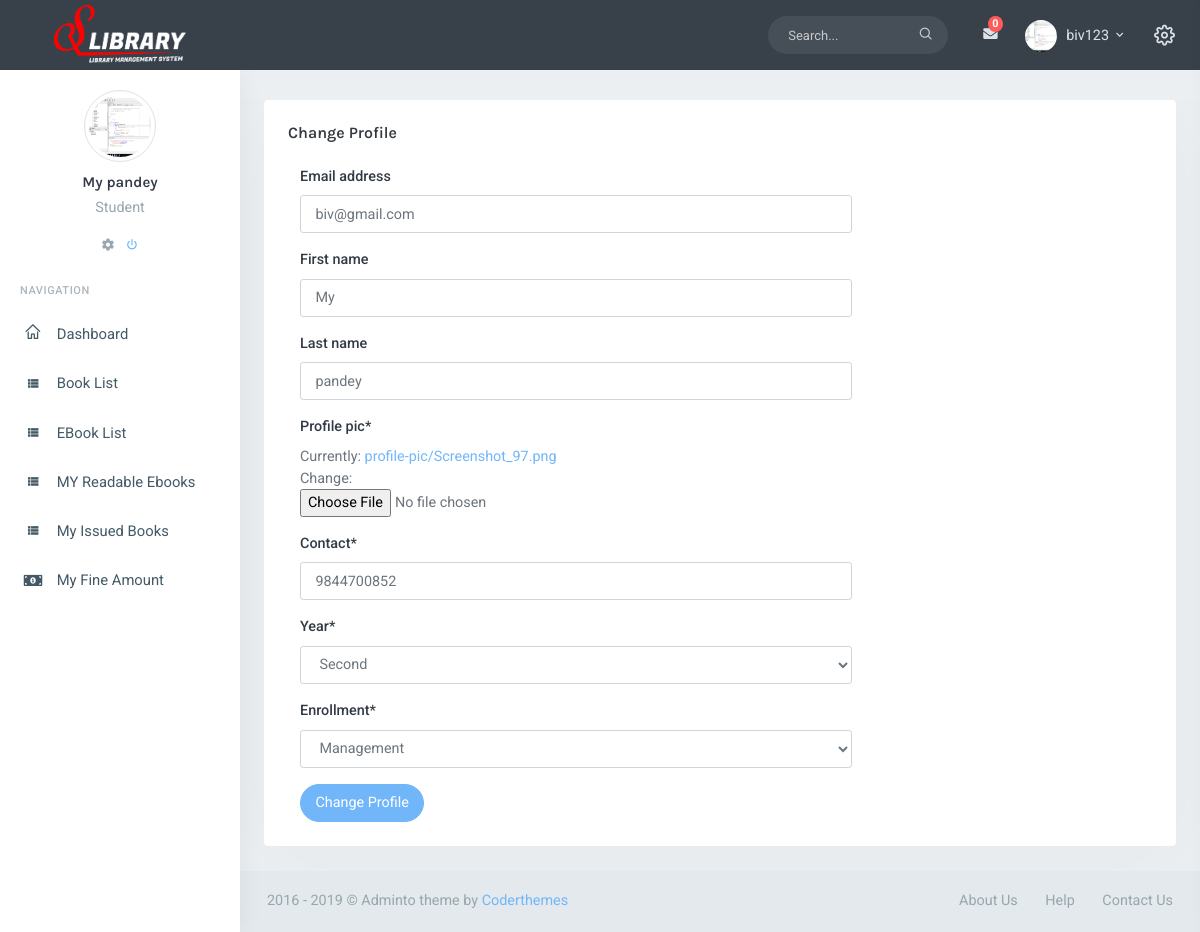
The page /account/change-profile/ (signed in) on the database its author committed.
### account/models.py (models this page shows)
class User(AbstractUser):
	CHOICES = (
        ('Librarian', 'Librarian'),
        ('Student', 'Student'),
    )
	Role=models.CharField(max_length=20,
		choices=CHOICES,
		default='Student')
	profile_pic=models.ImageField(upload_to='profile-pic',
		default='profile-pic/user.jpg')
	barcode=models.ImageField(blank=True, null=True)
	contact=models.CharField(max_length=100)
	is_active=models.BooleanField(default=False)

class Student(models.Model):
	C_CHOICES = (
		('Management', 'Management'),
		('Science', 'Science'),
		('Humanities', 'Humanities'),
		('Edcation', 'Education'),)
	year = (
		('First', 'First'),
		('Second', 'Second'),
		('Third', 'Third'),
		('Fourth', 'Fourth'),)
	Enrollment=models.CharField(max_length=20, choices=C_CHOICES)
	year=models.CharField(max_length=20, choices=year)
	student=models.OneToOneField(settings.AUTH_USER_MODEL,
		on_delete=models.CASCADE, null=True)

### account/views.py (the view, shortened to what this page needs)
# urls.py: path('change-profile/', views.ChangeProfile, name='change-profile'),
@login_required
def ChangeProfile(request):
	if request.user.Role=='Student':
		if request.method == 'POST':
			form1 = UserUpdateForm(request.POST, request.FILES,
				instance=request.user)
			form2=StudentForm(request.POST, instance=request.user.student)
			if form1.is_valid() and form2.is_valid():
				form1.save()
				form2.save()
				return redirect('profile')
		else:
			form1 = UserUpdateForm(instance=request.user)
			form2=StudentForm(instance=request.user.student)
		return render(request, 'account/change-profile.html',
			{'form1': form1,
			'form2':form2
			})

### account/forms.py
class UserUpdateForm(forms.ModelForm):
	class Meta:
		model=User
		fields=[
		'email',
		'first_name',
		'last_name',
		'profile_pic',
		'contact'
		]

class StudentForm(forms.ModelForm):
	class Meta:
		model=Student
		fields=['Enrollment', 'year']

### operations/context_processors.py (called while the page is built)
def my_context_processor(request):
    if request.user.is_authenticated:
        count=Message.objects.filter(posted_to=request.user, read=False).count()
        msgs=Message.objects.filter(posted_to=request.user).order_by('Posted_on')[::-1]
        sent_msgs=Message.objects.filter(
            posted_by=request.user).order_by('Posted_on')[::-1]
        return {
            'count': count,
            'msgs':msgs,
            'sent_msgs':sent_msgs
        }
    return {}

def get_all_catagory(request):
    catagories=Catagory.objects.all()
    return {'catagories':catagories}

def issue_requests(request):
    issue_requests=EbookRequest.objects.all().count()
    return {'issue_requests':issue_requests}

### account/templates/account/change-profile.html (shortened to what this page needs)
{%extends 'operations/index.html'%}
{% load crispy_forms_tags %}
{% block content%}
<div class="container-fluid">
	<div class="row">
		<div class="col-xl-12">
			<div class="card-box">
				<h4 class="header-title mt-0 mb-3">Change Profile</h4>
				<form action="{% url 'change-profile' %}" method="POST" class="col-lg-8" enctype="multipart/form-data" onsubmit="timeralert()">
					{{form1|crispy}}
					{% if request.user.Role == "Student" %}
					{{form2|crispy}}
					{% endif %}
					<button class="btn btn-primary btn-rounded waves-effect waves-light">Change Profile</button>
				</form>
			</div>
		</div>
	</div>
	{%endblock%}

### operations/templates/operations/index.html (shortened to what this page needs)
{% load static %}
<!DOCTYPE html>
<html lang="en">
<head>
    <link href="{% static 'assets/libs/custombox/custombox.min.css' %}" rel="stylesheet">
    <link href="{% static 'assets/libs/bootstrap-tagsinput/bootstrap-tagsinput.css' %}" rel="stylesheet" />
    <link href="{% static 'assets/libs/sweetalert2/sweetalert2.min.css' %}" rel="stylesheet" type="text/css" />
    <link href="{% static 'assets/css/bootstrap.min.css' %}" rel="stylesheet" type="text/css" />
    <link href="{% static 'assets/css/icons.min.css' %}" rel="stylesheet" type="text/css" />
    <link href="{% static 'assets/css/app.min.css' %}" rel="stylesheet" type="text/css" />
    <link href="{% static 'assets/libs/datatables/dataTables.bootstrap4.css' %}" rel="stylesheet" type="text/css" />
    <link href="{% static 'assets/libs/datatables/responsive.bootstrap4.css' %}" rel="stylesheet" type="text/css" />
    <link href="{% static 'assets/libs/datatables/buttons.bootstrap4.css' %}" rel="stylesheet" type="text/css" />
    <link href="{% static 'assets/libs/datatables/select.bootstrap4.css' %}" rel="stylesheet" type="text/css" />
    <link href="{% static 'assets/libs/sweetalert2/sweetalert2.min.css' %}" rel="stylesheet" type="text/css" />
</head>
<body class="topbar-dark">
    <div id="wrapper">
        <div class="navbar-custom navbar-custom-dark">
            <ul class="list-unstyled topnav-menu float-right mb-0">
                <li class="d-none d-sm-block">
                    <form class="app-search" method="POST" action="{% url 'search' %}">
                        <div class="app-search-box">
                            <div class="input-group">
                                <input type="text" class="form-control" placeholder="Search..." name="qs">
                                <div class="input-group-append">
                                    <button class="btn" type="submit">
                                        <i class="fe-search"></i>
                                    </button>
                                </div>
                            </div>
                        </div>
                    </form>
                </li>
                {% if request.user.Role == 'Student'%}
                <li class="dropdown notification-list">
                    <a href="{% url 'view-message' %}" role="button" class="nav-link dropdown-toggle  waves-effect" >
                        <i class="fas fa-envelope"></i>
                        <span class="badge badge-danger rounded-circle noti-icon-badge">{{count}}</span>
                    </a>
                </li>
                {% endif %}
                <li class="dropdown notification-list">
                    <a class="nav-link dropdown-toggle nav-user mr-0 waves-effect" data-toggle="dropdown" href="#" role="button" aria-haspopup="false" aria-expanded="false">
                        <img src="{{request.user.profile_pic.url}}" alt="user-image" class="rounded-circle">
                        <span class="pro-user-name ml-1">
                            {{request.user.username}} <i class="mdi mdi-chevron-down"></i>
                        </span>
                    </a>
                </li>
                <li class="dropdown notification-list">
                    <a href="javascript:void(0);" class="nav-link right-bar-toggle waves-effect">
                        <i class="fe-settings noti-icon"></i>
                    </a>
                </li>
            </ul>
            <div class="logo-box">
                <a href="{% url 'home'%}" class="logo text-center">
                    <span class="logo-lg">
                        <img  src="{% static 'assets/images/slogo.png' %}" style="filter: brightness(400%);" alt="" height="60">
                    </span>
                </a>
            </div>
        </div>
        <div class="left-side-menu">
            <div class="slimscroll-menu">
                <div class="user-box text-center">
                    <img src="{{request.user.profile_pic.url}}" alt="user-img" title="Mat Helme" class="rounded-circle img-thumbnail avatar-lg">
                    <div class="dropdown">
                        <a href="#" class="text-dark dropdown-toggle h5 mt-2 mb-1 d-block" data-toggle="dropdown">{{request.user.first_name}} {{request.user.last_name}}</a>
                    </div>
                    <p class="text-muted">{{request.user.Role}}</p>
                    <ul class="list-inline">
                        <li class="list-inline-item">
                            <a href="#" class="text-muted">
                                <i class="mdi mdi-settings"></i>
                            </a>
                        </li>
                        <li class="list-inline-item">
                            <a href="#" class="text-custom">
                                <i class="mdi mdi-power"></i>
                            </a>
                        </li>
                    </ul>
                </div>
                {% include 'operations/sidebar.html' %}
            </div>
        </div>
        <div class="content-page">
            <div class="content">
                {% block content %}
                {% endblock %}
                <footer class="footer">
                    <div class="container-fluid">
                        <div class="row">
                            <div class="col-md-6">
                               2016 - 2019 &copy; Adminto theme by <a href="">Coderthemes</a>
                           </div>
                           <div class="col-md-6">
                            <div class="text-md-right footer-links d-none d-sm-block">
                                <a href="javascript:void(0);">About Us</a>
                                <a href="javascript:void(0);">Help</a>
                                <a href="javascript:void(0);">Contact Us</a>
                            </div>
                        </div>
                    </div>
                </div>
            </footer>
        </div>
    </div>
</body>
</html>

### rows shown on the page
User: user.profile_pic (picture), user.username "biv123", user.first_name "My", user.last_name "pandey", user.Role "Student", email "biv@gmail.com", first_name "My", last_name "pandey", contact "9844700852"
Student: year "Second", Enrollment "Management"

### other values the page prints
{{ count }} "0"
